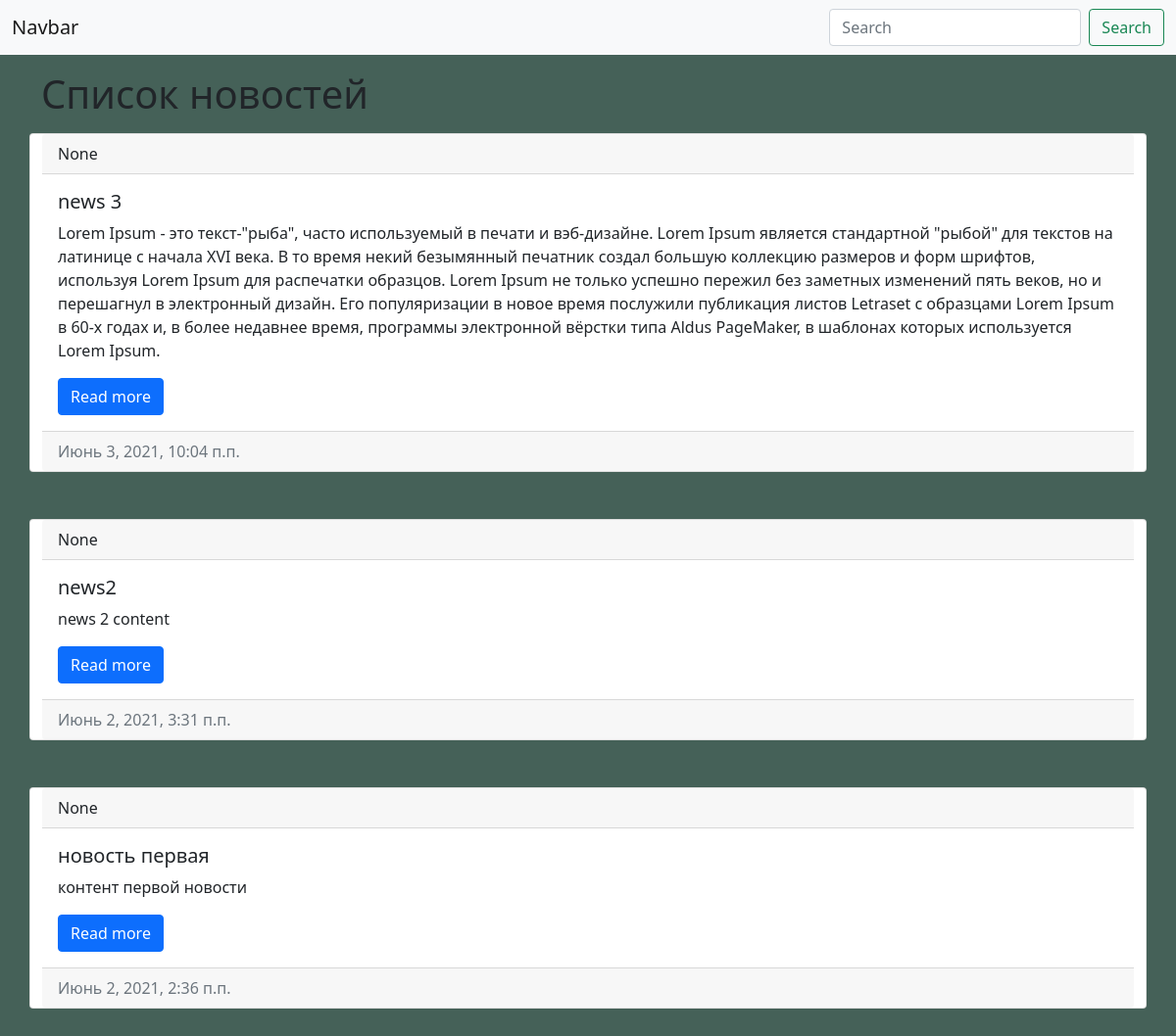
The app's page /, older data.
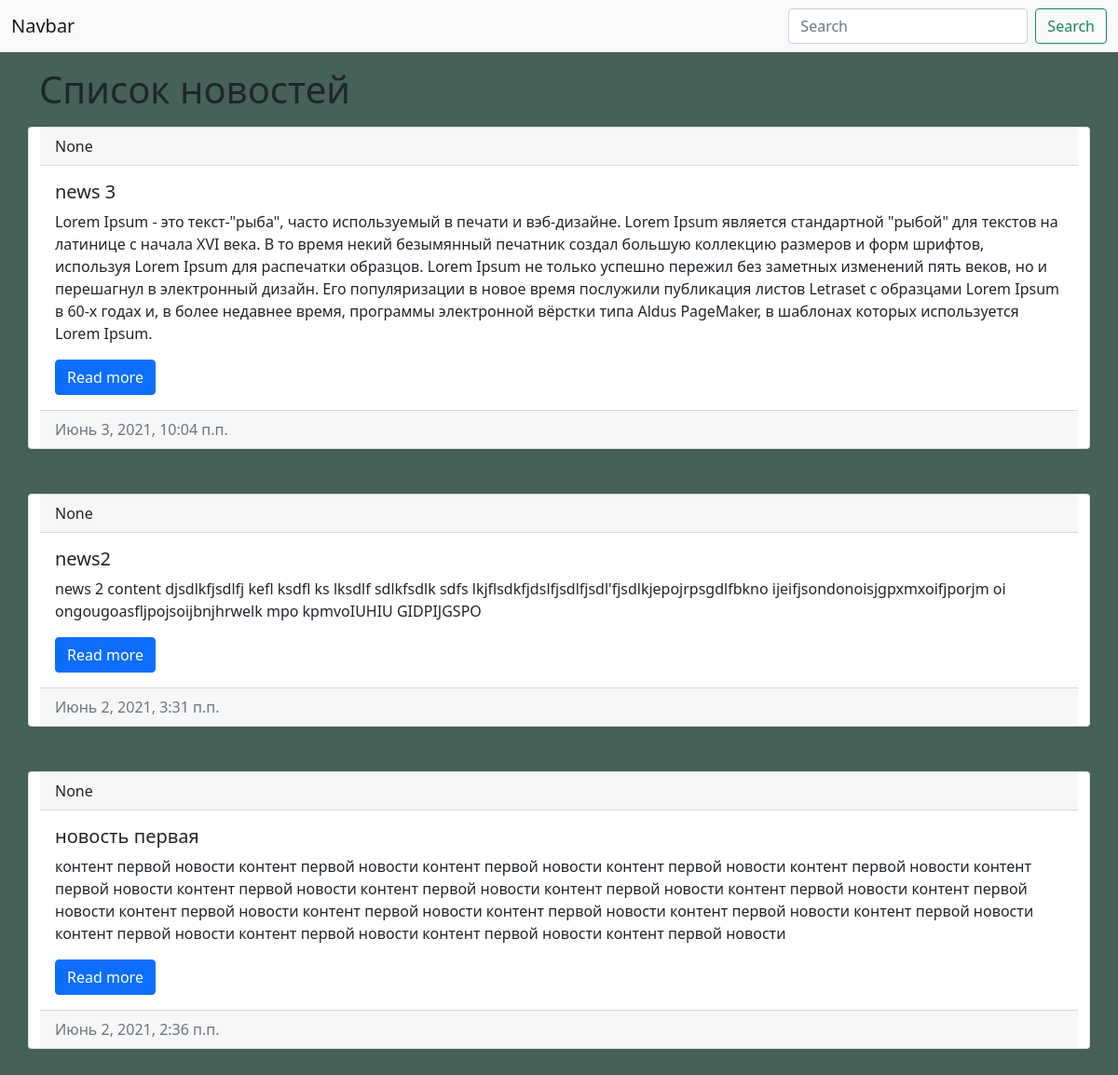
The same page, newer data.
### news/models.py (models this page shows, shortened)
class News(models.Model):
    title = models.CharField('Название', max_length=150)
    content = models.TextField('Контент', blank=True)
    created_ad = models.DateTimeField('Дата публикации', auto_now_add=True)
    updated_ad = models.DateTimeField('Дата обновления', auto_now=True)
    is_published = models.BooleanField('Опубликовано', default=True)
    category = models.ForeignKey('Category', on_delete=models.PROTECT, null=True, verbose_name='Категория')
    class Meta:
        verbose_name = 'Новость'
        verbose_name_plural = 'Новости'
        ordering = ['-created_ad']

### news/views.py (the view)
# urls.py: path('', index),
def index(request):
    news = News.objects.all()
    return render(request, 'news/index.html', {'news': news, 'title': 'Список новостей'})

### news/templates/news/index.html (shortened to what this page needs)
{% extends 'news/base.html' %}
{% block content %}
<div class="container mt-3">
    <h1>{{ title }}</h1>
    <div class="row">
        {% for i in news %}
        <div class="card mb-5">
            <div class="card-header">
                {{ i.category }}
            </div>
            <div class="card-body">
                <h5 class="card-title">{{ i.title }}</h5>
                <p class="card-text">{{ i.content }}</p>
                <a href="/" class="btn btn-primary">Read more</a>
            </div>
            <div class="card-footer text-muted">
                {{ i.created_ad }}
            </div>
        </div>
        {% endfor %}
        {% endblock %}

### news/templates/news/base.html (shortened to what this page needs)
<!doctype html>
<html lang="en">
<head>
  <link href="https://cdn.jsdelivr.net/npm/bootstrap@5.0.1/dist/css/bootstrap.min.css" rel="stylesheet"
>
  <link rel="stylesheet" href="{% static 'news/css/news.css' %}">
</head>
<body>
<nav class="navbar navbar-light bg-light">
  <div class="container-fluid">
    <a class="navbar-brand">Navbar</a>
    <form class="d-flex">
      <input class="form-control me-2" type="search" placeholder="Search" aria-label="Search">
      <button class="btn btn-outline-success" type="submit">Search</button>
    </form>
  </div>
</nav>
  {% block content %}
  {% endblock %}
</body>
</html>

### news/static/news/css/news.css (style rules this page uses)
body { background-color: #456158; }

Row changes from the older to the newer data that the page shows:
changed News "news2": content "news 2 content" → "news 2 content djsdlkfjsdlfj kefl ksdfl ks lksdlf sdlkfsdlk sdfs lkjflsdkfjdslfjsdlfjsdl'fjsdlkjepojrpsgdlfbkno ijeifjsondonoisjgpxmxoifjporjm oi ongougoasfljpojsoijbnjhrwelk mpo kpmvoIUHIU GIDPIJGSPO"
changed News "новость первая": content "контент первой новости" → "контент первой новости контент первой новости контент первой новости контент первой новости контент первой новости контент первой новости контент первой новости контент первой новости контент первой новости контент первой новости контент первой новости контент первой новости контент первой новости контент первой новости контент первой новости контент первой новости контент первой новости контент первой новости контент первой новости контент первой новости"
